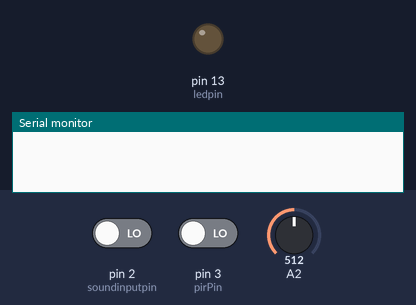
Bench run of a sketch on a simulated Arduino Uno, built with avr-gcc and run on an emulated ATmega328P. Parts: output pins drawn as LEDs (lit = HIGH), the last lines printed to the serial monitor. The test bench sets the inputs (shaded band); at power-on: A2 = 512, pin 3 (pirPin) LOW, pin 2 (soundinputpin) LOW.

Above: at 1.2 s.
1.3 s: A2 set to 582
2.8 s: A2 set to 618
At 3.7 s:
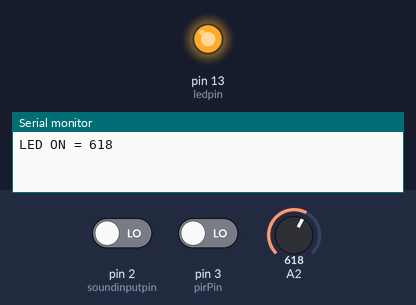
5.8 s: pin 3 (pirPin) driven HIGH
8.3 s: pin 3 (pirPin) driven LOW
11.3 s: A2 set to 590
At 13.8 s:
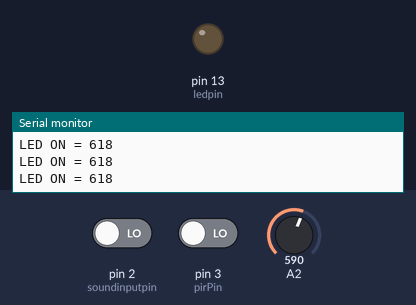
14.3 s: pin 3 (pirPin) driven HIGH
At 15.1 s:
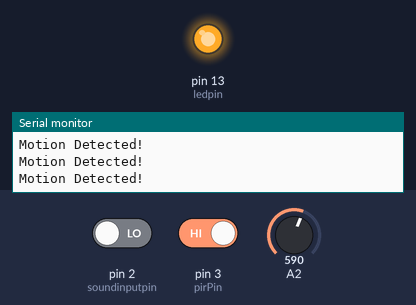
Timing chart, 0 to 16.8 s (numbered marks = the images above; inputs shaded):
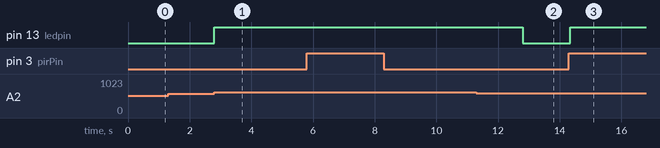

The sketch:

Task_1.2C.ino
```cpp
const int ledpin=13;
const int soundinputpin=2;
const int threshold=600; // Active threshold for sound sensor to capture
int pirPin = 3;                 // PIR input pin
int pirStat = 0;                   // PIR status

void setup()
{

Serial.begin(9600);
pinMode(ledpin,OUTPUT);
pinMode(pirPin, INPUT);
pinMode(soundinputpin,INPUT);

  attachInterrupt(digitalPinToInterrupt(soundinputpin), button_ISR, CHANGE); //Digital pin 2
  attachInterrupt(digitalPinToInterrupt(pirPin), button_ISR, CHANGE); //digital pin 3
}
void loop() {

  int soundsens=analogRead(soundinputpin); // read data from sensor

  if (soundsens>=threshold) {

    digitalWrite(ledpin, HIGH); // turn led on
    Serial.print("LED ON = ");
    Serial.println(soundsens);
    delay(2000);

  }
  else{

    digitalWrite(ledpin, LOW);

  }

    pirStat = digitalRead(pirPin);
     if (pirStat == HIGH) {            // if motion detected
       digitalWrite(ledpin, HIGH);  // turn LED ON
       Serial.println("Motion Detected!");
     }
     else {
       digitalWrite(ledpin, LOW); // turn LED OFF if there is no motion
     }
}
  void button_ISR()
{

  int ledToggle = !ledToggle;
  digitalWrite(ledpin, ledToggle);
}
```

Measured:
- the behaviour switches between 599 and 600 on A2 (found by bisection; images 0 and 1)
- after the input at 1.3 s, every drawn part: stays the same
- after the input at 2.8 s, pin 13 (ledpin): LOW → HIGH at once
- after the input at 11.3 s, pin 13 (ledpin): HIGH → LOW after 1.5 s
- after the input at 14.3 s, pin 13 (ledpin): LOW → HIGH at once
